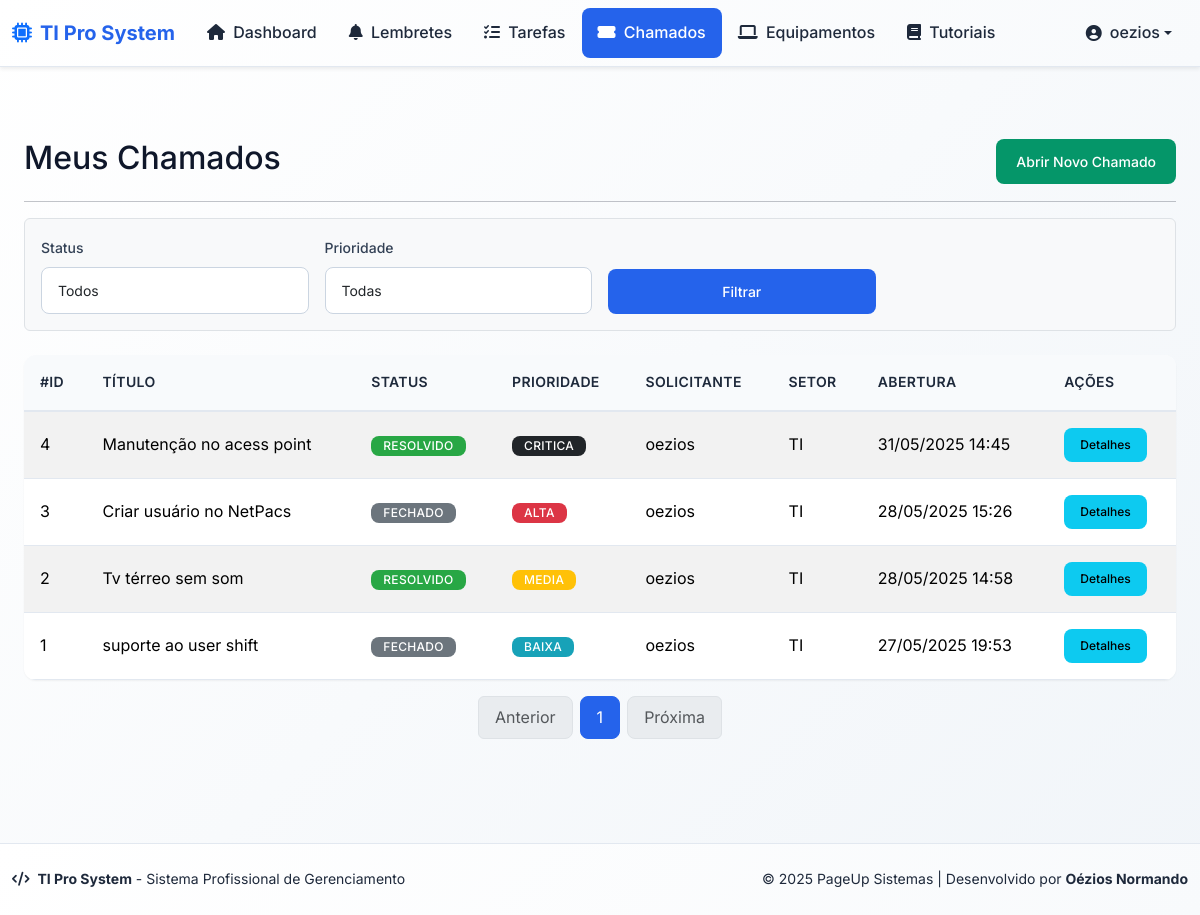
The app's page /chamados (signed in) with its own data.
### app/models.py (models this page shows, shortened)
class User(db.Model):
    id = db.Column(db.Integer, primary_key=True)
    username = db.Column(db.String(64), unique=True, nullable=False)
    email = db.Column(db.String(120), unique=True, nullable=False)
    password_hash = db.Column(db.String(128), nullable=False)
    is_admin = db.Column(db.Boolean, default=False)
    is_ti = db.Column(db.Boolean, default=False)  # Indica se o usuário é da equipe de TI
    ativo = db.Column(db.Boolean, default=True)  # Para ativação/desativação
    sector_id = db.Column(db.Integer, db.ForeignKey('sector.id'), nullable=True)
    sector = db.relationship('Sector', backref='usuarios')
    reminders = db.relationship('Reminder', backref='usuario', lazy=True)
    tasks = db.relationship('Task', backref='usuario', lazy=True)

class Chamado(db.Model):
    id = db.Column(db.Integer, primary_key=True)
    titulo = db.Column(db.String(120), nullable=False)
    descricao = db.Column(db.Text, nullable=False)
    status = db.Column(db.String(50), nullable=False, default='Aberto') # Ex: Aberto, Em Andamento, Resolvido, Fechado
    prioridade = db.Column(db.String(50), nullable=False, default='Media') # Ex: Baixa, Media, Alta, Critica
    data_abertura = db.Column(db.DateTime, nullable=False, default=datetime.utcnow)
    data_ultima_atualizacao = db.Column(db.DateTime, default=datetime.utcnow, onupdate=datetime.utcnow)
    data_fechamento = db.Column(db.DateTime, nullable=True)
    solicitante_id = db.Column(db.Integer, db.ForeignKey('user.id'), nullable=False)
    setor_id = db.Column(db.Integer, db.ForeignKey('sector.id'), nullable=False)
    responsavel_ti_id = db.Column(db.Integer, db.ForeignKey('user.id'), nullable=True)
    solicitante = db.relationship('User', foreign_keys=[solicitante_id], backref='chamados_solicitados')
    setor = db.relationship('Sector', backref='chamados')
    responsavel_ti = db.relationship('User', foreign_keys=[responsavel_ti_id], backref='chamados_responsaveis')

class Sector(db.Model):
    id = db.Column(db.Integer, primary_key=True)
    name = db.Column(db.String(100), unique=True, nullable=False)
    reminders = db.relationship('Reminder', backref='sector', lazy=True)
    tasks = db.relationship('Task', backref='sector', lazy=True)

### app/routes.py (the view)
@bp.route('/chamados', methods=['GET'])
@login_required
def listar_chamados():
    page = request.args.get('page', 1, type=int)
    per_page = 10
    status_filter = request.args.get('status', '')
    prioridade_filter = request.args.get('prioridade', '')
    setor_filter = request.args.get('sector_id', type=int)
    query = Chamado.query
    if not session.get('is_admin'): # Assumindo que 'is_admin' também cobre a equipe de TI por enquanto
        user_id = session.get('user_id')
        user = User.query.get(user_id)
        primeiro_lembrete = Reminder.query.filter_by(user_id=user_id).first()
        setor_id_usuario = primeiro_lembrete.sector_id if primeiro_lembrete and primeiro_lembrete.sector_id else None
        query = query.filter((Chamado.solicitante_id == user_id) | (Chamado.setor_id == setor_id_usuario))
    if status_filter:
        query = query.filter(Chamado.status == status_filter)
    if prioridade_filter:
        query = query.filter(Chamado.prioridade == prioridade_filter)
    if setor_filter:
        query = query.filter(Chamado.setor_id == setor_filter)
    chamados_paginated = query.order_by(Chamado.data_abertura.desc()).paginate(page=page, per_page=per_page)
    setores = Sector.query.order_by(Sector.name).all()
    status_list = db.session.query(Chamado.status).distinct().all()
    prioridade_list = db.session.query(Chamado.prioridade).distinct().all()
    return render_template('listar_chamados.html',
                           chamados=chamados_paginated.items,
                           pagination=chamados_paginated,
                           setores=setores,
                           status_list=[s[0] for s in status_list],
                           prioridade_list=[p[0] for p in prioridade_list],
                           title='Meus Chamados')

### app/auth_utils.py (called while the page is built)
def login_required(f):
    @wraps(f)
    def decorated_function(*args, **kwargs):
        if 'user_id' not in session:
            return redirect(url_for('auth.login', need_login=True))
        from .models import User
        user = User.query.get(session['user_id'])
        if user and not user.ativo:
            session.clear()
            flash('Seu acesso foi desativado pelo administrador.', 'danger')
            return redirect(url_for('auth.login'))
        return f(*args, **kwargs)
    return decorated_function

### app/templates/listar_chamados.html (shortened to what this page needs)
{% extends "base.html" %}
{% block content %}
<div class="container-fluid mt-4">
    <div class="d-flex justify-content-between align-items-center mb-3">
        <h2>{{ title }}</h2>
        <a href="{{ url_for("main.abrir_chamado") }}" class="btn btn-success">Abrir Novo Chamado</a>
    </div>
    <hr>
    <form method="GET" action="{{ url_for("main.listar_chamados") }}" class="mb-4 p-3 border rounded bg-light">
        <div class="row g-3 align-items-end">
            <div class="col-md-3">
                <label for="status" class="form-label">Status</label>
                <select name="status" id="status" class="form-select">
                    <option value="">Todos</option>
                </select>
            </div>
            <div class="col-md-3">
                <label for="prioridade" class="form-label">Prioridade</label>
                <select name="prioridade" id="prioridade" class="form-select">
                    <option value="">Todas</option>
                </select>
            </div>
            <div class="col-md-3">
                <button type="submit" class="btn btn-primary w-100">Filtrar</button>
            </div>
        </div>
    </form>
    {% if chamados %}
    <table class="table table-striped table-hover">
        <thead>
            <tr>
                <th>#ID</th>
                <th>Título</th>
                <th>Status</th>
                <th>Prioridade</th>
                <th>Solicitante</th>
                <th>Setor</th>
                <th>Abertura</th>
                <th>Ações</th>
            </tr>
        </thead>
        <tbody>
            {% for chamado in chamados %}
            <tr>
                <td>{{ chamado.id }}</td>
                <td>{{ chamado.titulo }}</td>
                <td><span class="badge bg-{{ "secondary" if chamado.status == "Fechado" else ("success" if chamado.status == "Resolvido" else ("warning" if chamado.status == "Em Andamento" else "primary")) }}">{{ chamado.status }}</span></td>
                <td><span class="badge bg-{{ "dark" if chamado.prioridade == "Critica" else ("danger" if chamado.prioridade == "Alta" else ("warning" if chamado.prioridade == "Media" else "info")) }}">{{ chamado.prioridade }}</span></td>
                <td>{{ chamado.solicitante.username if chamado.solicitante else "N/A" }}</td>
                <td>{{ chamado.setor.name if chamado.setor else "N/A" }}</td>
                <td>{{ chamado.data_abertura.strftime("%d/%m/%Y %H:%M") }}</td>
                <td>
                    <a href="{{ url_for("main.detalhe_chamado", id=chamado.id) }}" class="btn btn-sm btn-info">Detalhes</a>
                </td>
            </tr>
            {% endfor %}
        </tbody>
    </table>
    <nav aria-label="Page navigation">
        <ul class="pagination justify-content-center">
            {% if pagination.has_prev %}
                <li class="page-item"><a class="page-link" href="{{ url_for("main.listar_chamados", page=pagination.prev_num, status=request.args.get("status", ""), prioridade=request.args.get("prioridade", ""), setor_id=request.args.get("setor_id", "")) }}">Anterior</a></li>
            {% else %}
                <li class="page-item disabled"><span class="page-link">Anterior</span></li>
            {% endif %}
            {% for page_num in pagination.iter_pages() %}
                {% if page_num %}
                    {% if pagination.page == page_num %}
                        <li class="page-item active"><span class="page-link">{{ page_num }}</span></li>
                    {% else %}
                        <li class="page-item"><a class="page-link" href="{{ url_for("main.listar_chamados", page=page_num, status=request.args.get("status", ""), prioridade=request.args.get("prioridade", ""), setor_id=request.args.get("setor_id", "")) }}">{{ page_num }}</a></li>
                    {% endif %}
                {% else %}
                    <li class="page-item disabled"><span class="page-link">...</span></li>
                {% endif %}
            {% endfor %}
            {% if pagination.has_next %}
                <li class="page-item"><a class="page-link" href="{{ url_for("main.listar_chamados", page=pagination.next_num, status=request.args.get("status", ""), prioridade=request.args.get("prioridade", ""), setor_id=request.args.get("setor_id", "")) }}">Próxima</a></li>
            {% else %}
                <li class="page-item disabled"><span class="page-link">Próxima</span></li>
            {% endif %}
        </ul>
    </nav>
    {% else %}
    <div class="alert alert-info" role="alert">
        Nenhum chamado encontrado com os filtros selecionados.
    </div>
    {% endif %}
</div>
{% endblock %}

### app/templates/base.html (shortened to what this page needs)
<!DOCTYPE html>
<html lang="pt-BR" data-theme="light">
<head>
    <link href="https://cdn.jsdelivr.net/npm/bootstrap@5.3.2/dist/css/bootstrap.min.css" rel="stylesheet">
    <link rel="stylesheet" href="https://cdnjs.cloudflare.com/ajax/libs/font-awesome/6.4.0/css/all.min.css">
    <link rel="stylesheet" href="{{ url_for('static', filename='style.css') }}">
</head>
<body class="d-flex flex-column min-vh-100">
{% if session.get('user_id') %}
<nav class="navbar navbar-expand-lg shadow-sm mb-4">
  <div class="container-fluid">
    <a class="navbar-brand d-flex align-items-center" href="{{ url_for('main.index') }}">
      <i class="fas fa-microchip me-2 text-primary"></i>
      <span class="fw-bold">TI Pro System</span>
    </a>
    <div class="collapse navbar-collapse" id="navbarNav">
      <ul class="navbar-nav me-auto">
        <li class="nav-item">
          <a class="nav-link {% if request.endpoint == 'main.index' %}active{% endif %}" href="{{ url_for('main.index') }}">
            <i class="fas fa-home me-1"></i> Dashboard
          </a>
        </li>
        <li class="nav-item">
          <a class="nav-link {% if request.endpoint == 'main.reminders' %}active{% endif %}" href="{{ url_for('main.reminders') }}">
            <i class="fas fa-bell me-1"></i> Lembretes
          </a>
        </li>
        <li class="nav-item">
          <a class="nav-link {% if request.endpoint == 'main.tasks' %}active{% endif %}" href="{{ url_for('main.tasks') }}">
            <i class="fas fa-tasks me-1"></i> Tarefas
          </a>
        </li>
        <li class="nav-item">
          <a class="nav-link {% if request.endpoint == 'main.listar_chamados' %}active{% endif %}" href="{{ url_for('main.listar_chamados') }}">
            <i class="fas fa-ticket-alt me-1"></i> Chamados
          </a>
        </li>
        <li class="nav-item">
          <a class="nav-link {% if request.endpoint == 'main.list_equipment' %}active{% endif %}" href="{{ url_for('main.list_equipment') }}">
            <i class="fas fa-laptop me-1"></i> Equipamentos
          </a>
        </li>
        <li class="nav-item">
          <a class="nav-link {% if request.endpoint == 'main.listar_tutoriais' %}active{% endif %}" href="{{ url_for('main.listar_tutoriais') }}">
            <i class="fas fa-book me-1"></i> Tutoriais
          </a>
        </li>
      </ul>
      <ul class="navbar-nav">
        <li class="nav-item dropdown">
          <a class="nav-link dropdown-toggle d-flex align-items-center" href="#" role="button" data-bs-toggle="dropdown">
            <i class="fas fa-user-circle me-2"></i>
            <span class="d-none d-md-inline">{{ session['username'] }}</span>
          </a>
        </li>
      </ul>
    </div>
  </div>
</nav>
{% endif %}
<main class="main-content flex-grow-1">
  <div class="container-fluid py-4">
    {% block content %}{% endblock %}
  </div>
</main>
<footer class="footer mt-auto">
  <div class="container-fluid">
    <div class="row align-items-center">
      <div class="col-md-6">
        <p class="mb-0">
          <i class="fas fa-code me-1"></i>
          <strong>TI Pro System</strong> - Sistema Profissional de Gerenciamento
        </p>
      </div>
      <div class="col-md-6 text-md-end">
        <p class="mb-0">
          &copy; 2025 PageUp Sistemas |
          Desenvolvido por <strong>Oézios Normando</strong>
        </p>
      </div>
    </div>
  </div>
</footer>
</body>
</html>

### records on screen
User: username "oezios"
Chamado: id "4", titulo "Manutenção no acess point", status "RESOLVIDO", prioridade "CRITICA", solicitante "oezios", setor "TI", data_abertura "31/05/2025 14:45"
Chamado: id "3", titulo "Criar usuário no NetPacs", status "FECHADO", prioridade "ALTA", solicitante "oezios", setor "TI", data_abertura "28/05/2025 15:26"
Chamado: id "2", titulo "Tv térreo sem som", status "RESOLVIDO", prioridade "MEDIA", solicitante "oezios", setor "TI", data_abertura "28/05/2025 14:58"
Chamado: id "1", titulo "suporte ao user shift", status "FECHADO", prioridade "BAIXA", solicitante "oezios", setor "TI", data_abertura "27/05/2025 19:53"

### other values on screen
{{ title }} "Meus Chamados"
{{ page_num }} "1"
